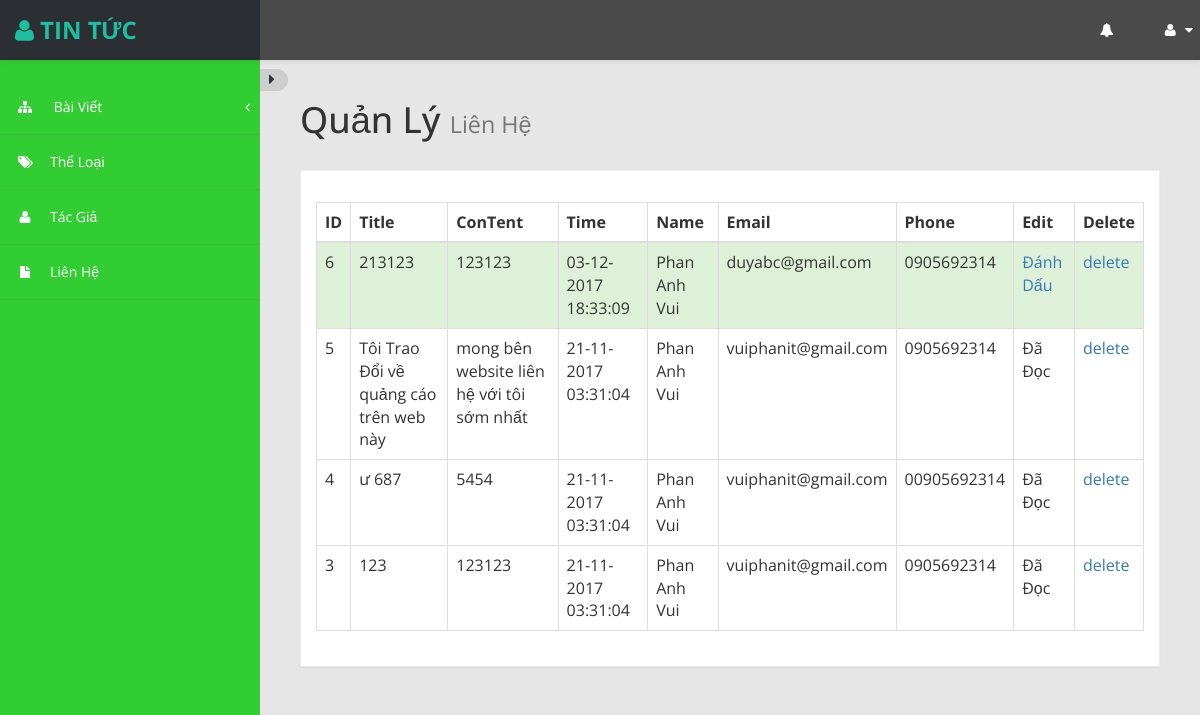
Screenshot of /admin/index.php?ADpage=QL-LH (signed in) with the database file from the repository.
### tables this page shows
CREATE TABLE `contact` (
  `Id` int(255) NOT NULL,
  `Name` varchar(100) NOT NULL,
  `Title` varchar(255) NOT NULL,
  `Content` mediumtext NOT NULL,
  `Time` varchar(20) NOT NULL,
  `Day` varchar(100) NOT NULL,
  `Status` int(10) NOT NULL,
  `Phone` varchar(50) NOT NULL,
  `Email` varchar(50) NOT NULL
);

### admin/function.php (called while the page is built, shortened)
<?php
	function QL_LH()
	{
		global $db;
		$query='select * from contact order by Id DESC';
		$statement=$db->prepare($query);
		$statement->execute();
		return $statement;
	}
?>

### admin/include/LienHe/QL-LH.php (the view)
<div class="row">
                    <div class="col-md-12">
                        <h1 class="page-header">
                            Quản Lý <small>Liên Hệ</small>
                        </h1>
                    </div>
</div>
<div class="row">
                <div class="col-md-12">
                    <div class="panel panel-default">
                        <div class="panel-heading">
                        </div>
                        <div class="panel-body">
                            <div class="table-responsive">
                                <table class="table  table-bordered table-hover" >
                                    <thead>
                                        <tr>
                                            <th>ID</th>
                                            <th>Title</th>
                                            <th>ConTent</th>
                                            <th>Time</th>
                                            <th>Name</th>
                                            <th>Email</th>
                                            <th>Phone</th>
                                            <th>Edit</th>
                                            <th>Delete</th>
                                        </tr>
                                    </thead>
                                    <tbody>
                                    	<?php
                                        	$QL_LH=QL_LH();
											foreach($QL_LH as $row)
											{	if($row['Status']==0){
													echo "
														<tr class='gradeU success'>
															<td>".$row['Id']."</td>
															<td>".$row['Title']."</td>
															<td>".$row['Content']."</td>
															<td>".$row['Day']." ".$row['Time']."</td>
															<td>".$row['Name']."</td>
															<td>".$row['Email']."</td>
															<td>".$row['Phone']."</td>
															<td><a href='?ADpage=DD-LH&&Id=".$row['Id']."'>Đánh Dấu</a></td>
															<td><a href='?ADpage=Xoa-LH&&Id=".$row['Id']."' onclick='return deleteAction();'>delete</a></td>
														</tr>
													";
												}
												else
													{
														echo "
														<tr class='gradeU'>
															<td>".$row['Id']."</td>
															<td>".$row['Title']."</td>
															<td>".$row['Content']."</td>
															<td>".$row['Day']." ".$row['Time']."</td>
															<td>".$row['Name']."</td>
															<td>".$row['Email']."</td>
															<td>".$row['Phone']."</td>
															<td>Đã Đọc</td>
															<td><a href='?ADpage=Xoa-LH&&Id=".$row['Id']."' onclick='return deleteAction();'>delete</a></td>
														</tr>
													";
													}
											}
										?>
                                    </tbody>
                                </table>
                            </div>
                        </div>
                    </div>
                </div>
            </div>

### admin/assets/css/custom-styles.css (style rules this page uses)
body { font-family: 'Open Sans', sans-serif; background: #32CD32; }
h1, .h1, h2, .h2, h3, .h3 { margin-top: 7px; margin-bottom: -5px; }
.panel { border-radius:0px; }
.page-header { padding-bottom: 9px; margin: 10px 0 20px; border-bottom: 1px solid transparent; text-align: left; }
.panel-default { border-color: #ECECEC; }
.panel-default > .panel-heading { color: #000; border-color: #FFF; font-weight:bold; background: #FFFFFF; font-size: 16px; padding: 15px 15px 0; }
.panel-heading { border-bottom: 1px solid transparent; border-top-left-radius: 3px; border-top-right-radius: 3px; }

### rows the page displays
contact: Id "6", Title "213123", Content "123123", Day "03-12-2017", Time "18:33:09", Name "Phan Anh Vui", Email "duyabc@gmail.com", Phone "0905692314"
contact: Id "5", Title "Tôi Trao Đổi về quảng cáo trên web này", Content "mong bên website liên hệ với tôi sớm nhất", Day "21-11-2017", Time "03:31:04", Name "Phan Anh Vui", Email "vuiphanit@gmail.com", Phone "0905692314"
contact: Id "4", Title "ư 687", Content "5454", Day "21-11-2017", Time "03:31:04", Name "Phan Anh Vui", Email "vuiphanit@gmail.com", Phone "00905692314"
contact: Id "3", Title "123", Content "123123", Day "21-11-2017", Time "03:31:04", Name "Phan Anh Vui", Email "vuiphanit@gmail.com", Phone "0905692314"
